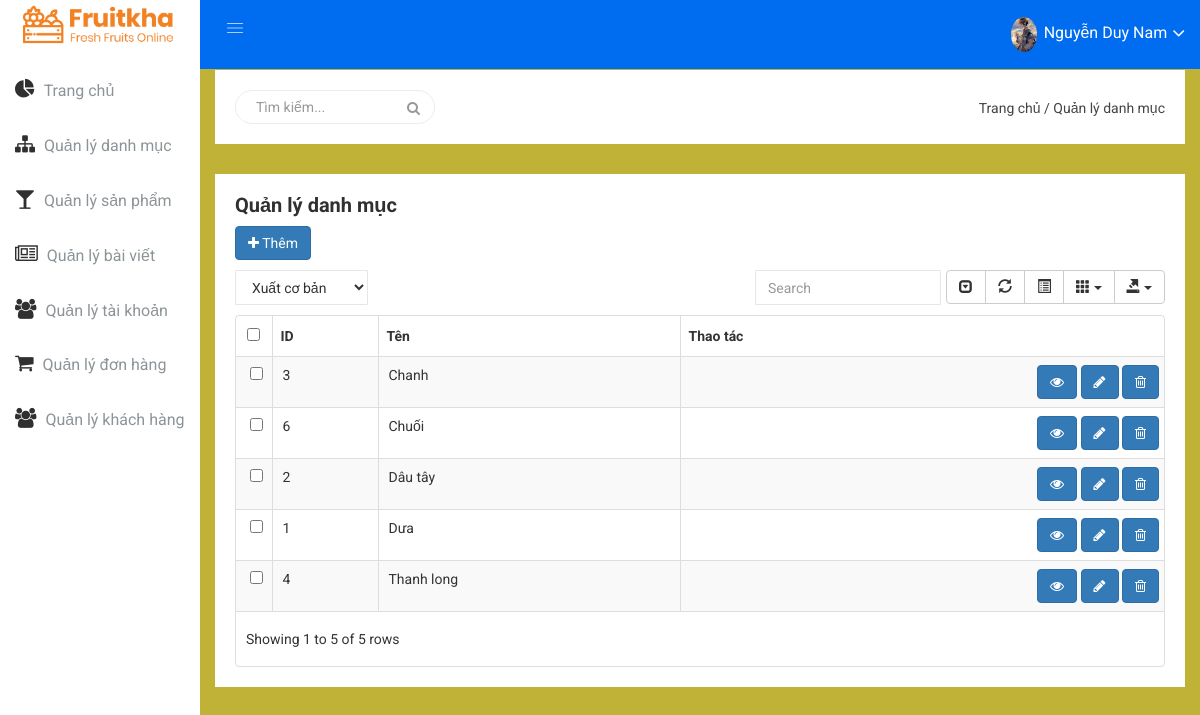
The page /admin/categories/index.php (signed in) on the database its author committed.
### tables this page shows
CREATE TABLE `categories` (
  `id` int(11) NOT NULL,
  `name` varchar(40) NOT NULL
);

### admin/classes/db.php (called while the page is built, shortened)
<?php
class Database
{
    static $instance = null;
    private  $connection;
    private function __construct()
    {
        try {
            $host = 'localhost';
            $username = 'root';
            $password = '';
            $database = 'frutika';
            $this->connection = new \mysqli($host, $username, $password, $database);
        } catch (\Throwable $e) {
            die("Lỗi: " . $e->getMessage());
        }
    }
    public static function getInstance()
    {
        if (static::$instance == null) {
            static::$instance = new Database();
        }
        return static::$instance;
    }
    public function query($sql) {
        return $this->connection->query($sql);
    }
}

### admin/categories/index.php (the view, shortened to what this page needs)
<?php
$current = 'Quản lý danh mục';
require_once ADMIN . 'includes/sidebar.php';
?>
<div class="all-content-wrapper">
    <?php require_once ADMIN . 'includes/headerbar.php' ?>
    <div class="data-table-area mg-b-15">
        <div class="container-fluid">
            <div class="row">
                <div class="col-lg-12 col-md-12 col-sm-12 col-xs-12">
                    <div class="sparkline13-list">
                        <div class="sparkline13-hd">
                            <div class="main-sparkline13-hd">
                                <h1>Quản lý danh mục</h1>
                            </div>
                        </div>
                        <div class="d-flex justify-content-end"><button class="btn btn-primary" data-toggle="modal" data-target="#modalCategoryInsert"><i class="fa fa-plus"></i> Thêm</div>
                        <div class="sparkline13-graph">
                            <div class="datatable-dashv1-list custom-datatable-overright">
                                <div id="toolbar">
                                    <select class="form-control dt-tb">
                                        <option value="">Xuất cơ bản</option>
                                    </select>
                                </div>
                                <table class="tableCategories table table-striped" id="table" data-toggle="table" data-pagination="true" data-search="true" data-show-columns="true" data-show-pagination-switch="true" data-show-refresh="true" data-key-events="true" data-show-toggle="true" data-resizable="true" data-cookie="true" data-cookie-id-table="saveId" data-show-export="true" data-toolbar="#toolbar">
                                    <thead>
                                        <tr>
                                            <th data-field="id">ID</th>
                                            <th data-field="name">Tên</th>
                                            <th data-field="action">Thao tác</th>
                                        </tr>
                                    </thead>
                                    <tbody>
                                        <?php
                                        require_once '../classes/db.php';
                                        $query = "SELECT * FROM categories";
                                        $query_run = Database::getInstance()->query($query);
                                        if ($query_run->num_rows > 0) {
                                            foreach ($query_run as $each) { ?>
                                                <tr>
                                                    <td><?php echo $each['id'] ?></td>
                                                    <td><?php echo $each['name'] ?></td>
                                                    <td class="datatable-ct">
                                                        <div style="text-align: end;">
                                                            <button type="button" class="viewCategoryBtn btn btn-primary" title="xem" value="<?php echo $each['id'] ?>"><i class="fa fa-eye"></i></button>
                                                            <button type="button" class="updateCategoryBtn btn btn-primary" title="sửa" value="<?php echo $each['id'] ?>"><i class="fa fa-pencil"></i></button>
                                                            <button type="button" class="deleteCategoryBtn btn btn-primary" title="xóa" value="<?php echo $each['id'] ?>"><i class="fa fa-trash-o"></i></button>
                                                        </div>
                                                    </td>
                                                </tr>
                                        <?php }
                                        } ?>
                                    </tbody>
                                </table>
                            </div>
                        </div>
                    </div>
                </div>
            </div>
        </div>
    </div>
</div>
<?php
require_once ADMIN . 'includes/footer.php';
?>

### admin/includes/headerbar.php (shortened to what this page needs)
<?php
   $protocol = ((!empty($_SERVER['HTTPS']) && $_SERVER['HTTPS'] != 'off') || $_SERVER['SERVER_PORT'] == 443) ? "https://" : "http://";
   $CurPageURL = $protocol . $_SERVER['HTTP_HOST'] . $_SERVER['REQUEST_URI'];
   ?>
<div class="container-fluid">
    <div class="row">
        <div class="col-lg-12 col-md-12 col-sm-12 col-xs-12">
            <div class="logo-pro">
                <a href="/admin/dashboard"><img class="main-logo" src="/admin/img/logo/logo.png" alt="bac-and-chill-logo" style="width: 50px; height: 50px;" /></a>
            </div>
        </div>
    </div>
</div>
<div class="header-advance-area">
    <div class="header-top-area">
        <div class="container-fluid">
            <div class="row">
                <div class="col-lg-12 col-md-12 col-sm-12 col-xs-12">
                    <div class="header-top-wraper">
                        <div class="row">
                            <div class="col-lg-1 col-md-0 col-sm-1 col-xs-12">
                                <div class="menu-switcher-pro">
                                    <button type="button" id="sidebarCollapse" class="btn bar-button-pro header-drl-controller-btn btn-info navbar-btn">
                                        <i class="educate-icon educate-nav"></i>
                                    </button>
                                </div>
                            </div>
                            <div class="col-lg-5 col-md-5 col-sm-12 col-xs-12">
                                <div class="header-right-info">
                                    <ul class="nav navbar-nav mai-top-nav header-right-menu">
                                        <li class="nav-item">
                                            <?php
                                               require_once '../classes/db.php';
                                               $query = "SELECT photo, displayname FROM admin WHERE username='$_SESSION[username]'";
                                               $query_run = Database::getInstance()->query($query);
                                               if ($query_run->num_rows == 1) {
                                                   $each = $query_run->fetch_assoc();
                                               }
                                               ?>
                                            <a href="#" data-toggle="dropdown" role="button" aria-expanded="false" class="nav-link dropdown-toggle">
                                                <img src="/admin/accounts/uploads/<?php echo $each['photo'] ?>" alt="" />
                                                <span class="admin-name"><?php echo $each['displayname'] ?></span>
                                                <i class="fa fa-angle-down edu-icon edu-down-arrow"></i>
                                            </a>
                                        </li>
                                    </ul>
                                </div>
                            </div>
                        </div>
                    </div>
                </div>
            </div>
        </div>
    </div>
    <?php
       if (!str_contains($CurPageURL, '/admin/dashboard')) {
       ?>
        <div class="breadcome-area">
            <div class="container-fluid">
                <div class="row">
                    <div class="col-lg-12 col-md-12 col-sm-12 col-xs-12">
                        <div class="breadcome-list">
                            <div class="row">
                                <div class="col-lg-6 col-md-6 col-sm-6 col-xs-12">
                                    <?php if (!str_contains($CurPageURL, '/admin/profile')) { ?>
                                        <div class="breadcome-heading">
                                            <form role="search" class="sr-input-func">
                                                <input type="text" placeholder="Tìm kiếm..." class="search-int form-control">
                                                <a href="#"><i class="fa fa-search"></i></a>
                                            </form>
                                        </div>
                                    <?php } ?>
                                </div>
                                <div class="col-lg-6 col-md-6 col-sm-6 col-xs-12">
                                    <ul class="breadcome-menu">
                                        <li><a href="/admin/dashboard">Trang chủ</a> <span class="bread-slash">/</span>
                                        </li>
                                        <li><span class="bread-blod"><?php echo $current; ?></span>
                                        </li>
                                    </ul>
                                </div>
                            </div>
                        </div>
                    </div>
                </div>
            </div>
        </div>
    <?php } ?>
</div>

### admin/css/main.css (style rules this page uses)
html { color: #222; font-size: 1em; line-height: 1.4; }
audio, canvas, iframe, img, svg, video { vertical-align: middle; }

### rows shown on the page
categories: id "3", name "Chanh"
categories: id "6", name "Chuối"
categories: id "2", name "Dâu tây"
categories: id "1", name "Dưa"
categories: id "4", name "Thanh long"

### other values the page prints
$each['displayname'] "Nguyễn Duy Nam"
$current "Quản lý danh mục"
